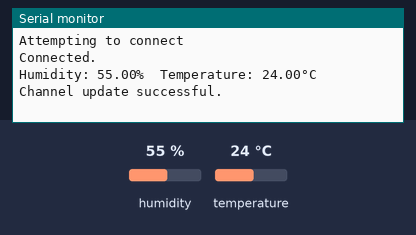
A sketch run on a simulated ESP8266 (NodeMCU). On the bench: the last lines printed to the serial monitor. The inputs (shaded band) are chosen by the test bench; at power-on: humidity 55 %, temperature 24 °C. WiFi joins after 1.5 s; servers stay silent unless stated.

Above: at 31.2 s.
31.3 s: humidity set to 22 %
At 35.56 s:
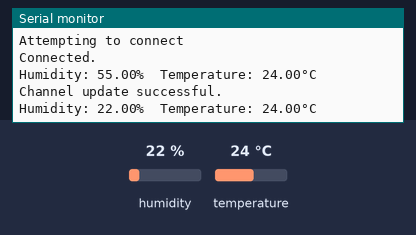
61.3 s: temperature set to 12 °C
At 66.6 s:
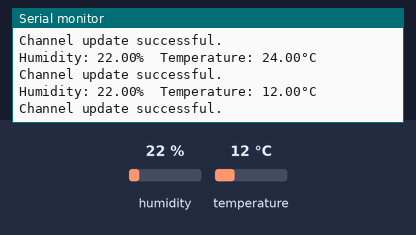

The sketch:

lab4.ino
```cpp
#include <ESP8266WiFi.h>
#include "ThingSpeak.h"
#include "DHT.h"

const char* ssid = "NXNG0917";
const char* password = "========";
unsigned long channelID = 2339881;
const char* writeKey = "TQIOEJGNHOYFE1CA";

unsigned long lastTime = 0;
unsigned long timerDelay = 15000;


#define DHTPIN D4
#define DHTTYPE DHT11

WiFiClient client;
DHT dht(DHTPIN, DHTTYPE);


void setup() {
  dht.begin();
  Serial.begin(115200);
  WiFi.mode(WIFI_STA);
  ThingSpeak.begin(client);
}

void loop() {
  if ((millis() - lastTime) > timerDelay) {
    if (WiFi.status() != WL_CONNECTED) {
      Serial.print("Attempting to connect");
      while (WiFi.status() != WL_CONNECTED) {
        WiFi.begin(ssid, password);
        delay(5000);
      }
      Serial.println("\nConnected.");
    }

    float humidity = dht.readHumidity();
    float temperature = dht.readTemperature();
    Serial.print("Humidity: ");
    Serial.print(humidity);
    Serial.print("%  Temperature: ");
    Serial.print(temperature);
    Serial.println("°C ");

    // Update the ThingSpeak channel with the new sensor data
    ThingSpeak.setField(1, temperature); // Set the first field of the channel to temperature
    ThingSpeak.setField(2, humidity);    // Set the second field of the channel to humidity


    int x = ThingSpeak.writeFields(channelID, writeKey);
    if (x == 200) {
      Serial.println("Channel update successful.");
    } else {
      Serial.println("Problem updating channel. HTTP error code " + String(x));
    }
    lastTime = millis();
  }
}
```

Measured:
- after the input at 31.3 s, the serial monitor: prints a new line after 4.1 s (image 1)
- after the input at 61.3 s, the serial monitor: prints a new line after 4.7 s (image 2)
